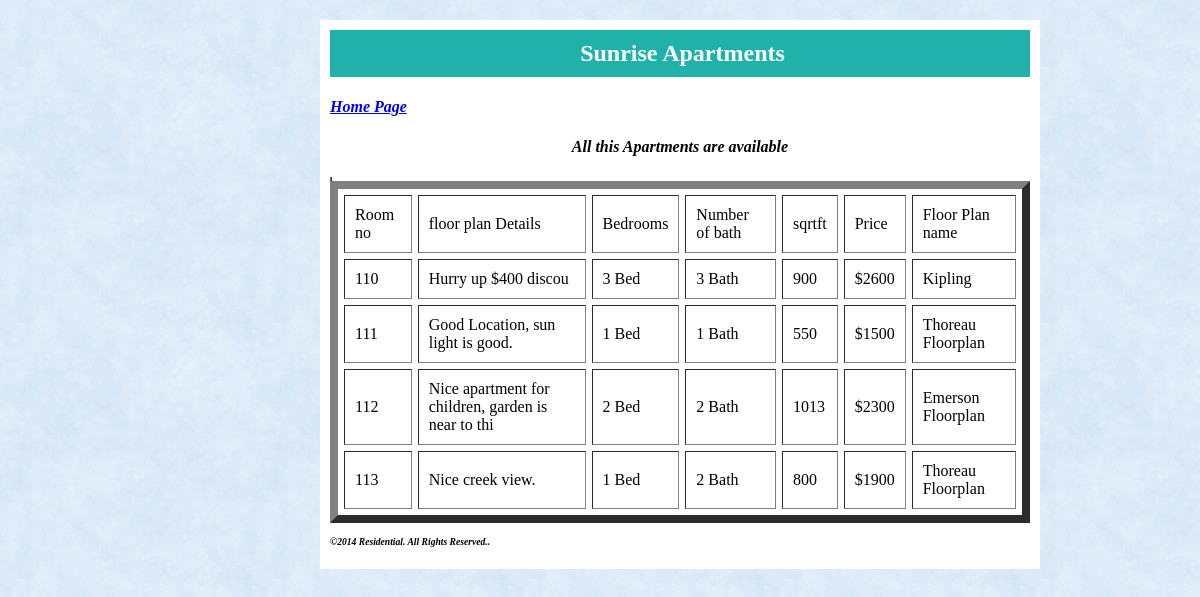
/apartment/views/flooerPlans_all.php, run on the app's committed database.
### tables this page shows
CREATE TABLE IF NOT EXISTS `rooms` (
  `roomID` int(11) NOT NULL AUTO_INCREMENT,
  `floorplanId` int(11) NOT NULL,
  `floorplanDeatils` varchar(50) NOT NULL,
  `bed` int(11) NOT NULL,
  `bath` int(11) NOT NULL,
  `sqrft` int(11) NOT NULL,
  `price` int(11) NOT NULL,
  `floor` varchar(20) NOT NULL,
  `washer_d` varchar(20) NOT NULL,
  PRIMARY KEY (`roomID`),
  KEY `floorplanId` (`floorplanId`)
);

CREATE TABLE IF NOT EXISTS `floorplan` (
  `floorplanId` int(11) NOT NULL AUTO_INCREMENT,
  `floorplanName` varchar(20) NOT NULL,
  PRIMARY KEY (`floorplanId`)
);

### apartment/views/flooerPlans_all.php (the view, shortened to what this page needs)
<!DOCTYPE html>
<html>
    <head>
    </head>
    <body><section>
             <h1 style="background-color:lightseagreen; text-align:center;hight:40;color:white; font-family: Times New Roman;">Sunrise Apartments</h1>
 <h4 align="left"><a href="index.php"><em>Home Page</em></a></h4>
    <h4 align="center"><em>All this Apartments are available </em>
    </h4>
         <?php require '../Model/floorplan_repository.php';
              $stud = connection_atendance();
              Print "<table border cellpadding=13>";
              ?>
        <table BORDER="8" bgcolor="" cellspacing="6" cellpadding="10">
            <tr class="header">
                <td>Room no</td>
                <td>floor plan Details</td>
                <td>Bedrooms</td>
                <td>Number of bath</td>
                <td>sqrtft</td>
                  <td>Price</td>
                  <td> Floor Plan name</td>
            </tr>
              <?php
while($info = mysql_fetch_array( $stud ))
 {
 Print "<tr>";
 Print " <td>".$info['roomID'] . "</td> ";
 Print " <td>".$info['floorplanDeatils'] ."</td> ";
  Print " <td>".$info['bed'] . " Bed </td>";
 Print " <td>".$info['bath'] . " Bath "." </td>";
 Print " <td>".$info['sqrft'] . "</td> ";
 Print " <td>".'$'.$info['price'] . "</td> ";
 $id = floorplan_name($info['floorplanId']);
 while($info = mysql_fetch_array( $id ))
 {
 Print"<td>".$info['floorplanName']."</td>";
 }
  ?>
<?php }
 Print "</table>";?>
 <div>
      <h4 style="font-size: 0.6em"><em>©2014  Residential. All Rights Reserved.. </em></h4>
      </div>
            </section>
           </body>
</html>

### apartment/Model/floorplan_repository.php (shortened to what this page needs)
<?php
     function floorplan_name($apt){
    $data = mysql_query("SELECT `floorplanName`
FROM `floorplan`
WHERE `floorplanId` =$apt") or die(mysql_error());
   return $data;
     }
function connection_atendance() {
    $data = mysql_query("SELECT * FROM apartmentdb.rooms") or die(mysql_error());
     Print "<table border cellpadding=13>";
    return $data;
}

### apartment/views/flooerPlans_all.php (style rules this page uses)
body { background-color: lightyellow; //border: 3px dotted black; margin: 10px; padding-bottom: 20px; width:50%; margin:auto; }
section { background-color: white; //border: 2px solid black; width: 700px; margin: 20px; padding: 10px; }
h1,p { //background-color: white; //border: 1px dashed black; padding: 10px; }
h1 ,p { margin: .0em 0 0em; padding-left: 15px; }

### data on the page
rooms: roomID "110", floorplanDeatils "Hurry up $400 discou", bed "3", bath "3", sqrft "900", price "2600"
floorplan: floorplanName "Kipling"
rooms: roomID "111", floorplanDeatils "Good Location, sun light is good.", bed "1", bath "1", sqrft "550", price "1500"
floorplan: floorplanName "Thoreau Floorplan"
rooms: roomID "112", floorplanDeatils "Nice apartment for children, garden is near to thi", bed "2", bath "2", sqrft "1013", price "2300"
floorplan: floorplanName "Emerson Floorplan"
rooms: roomID "113", floorplanDeatils "Nice creek view.", bed "1", bath "2", sqrft "800", price "1900"
